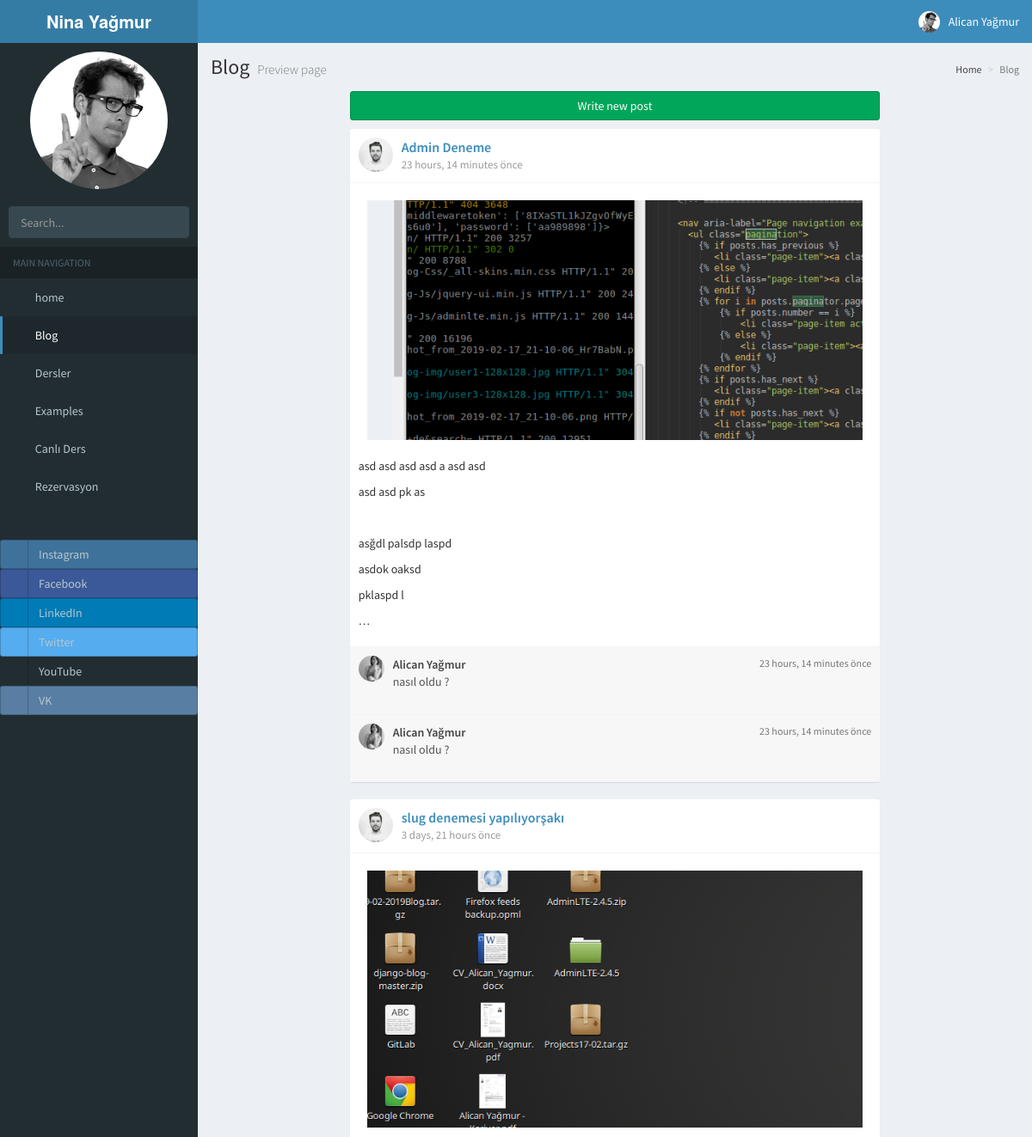
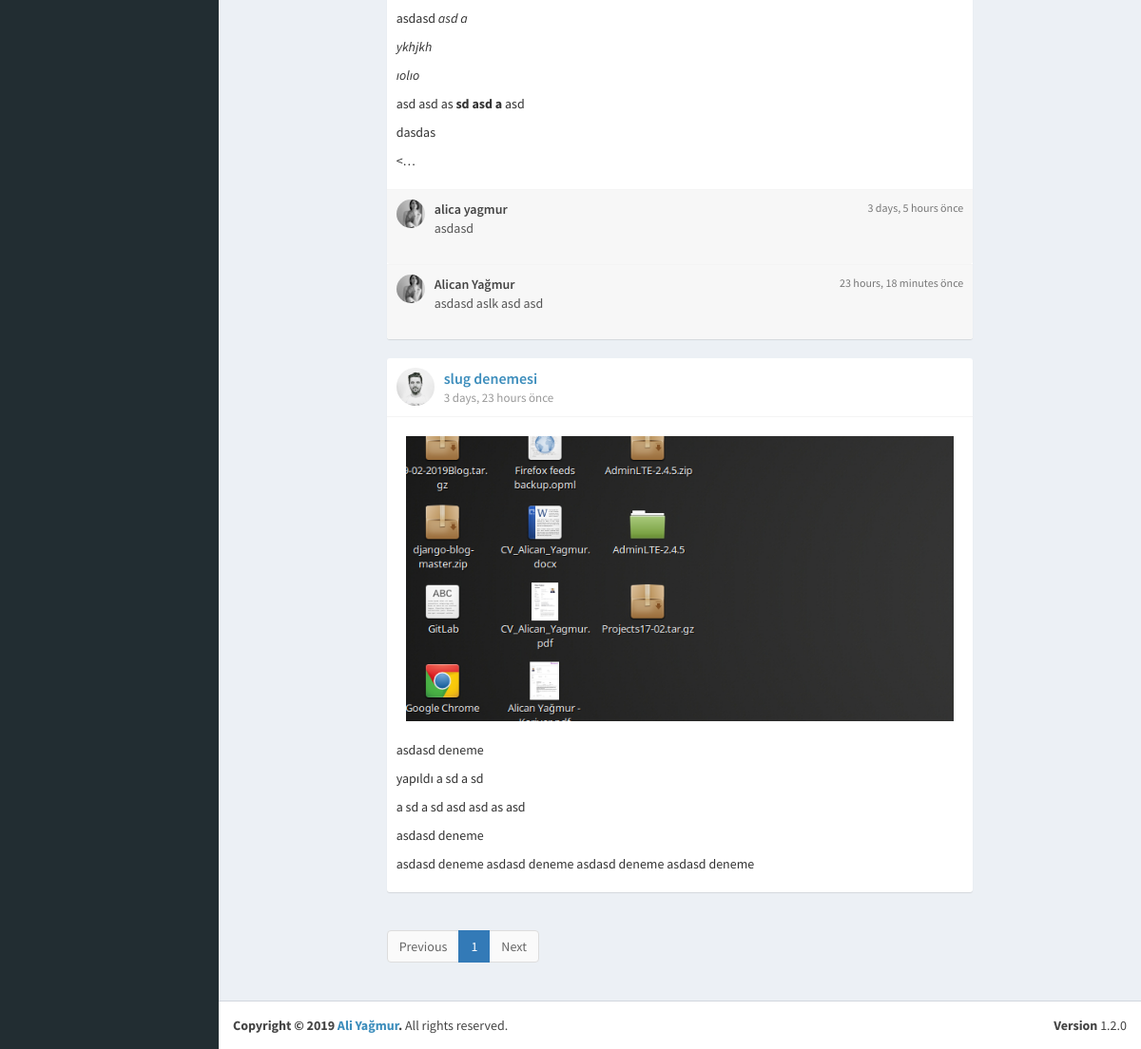
/blog (signed in), run on the app's committed database (2 pictures, top to bottom).
### post/models.py (models this page shows, shortened)
class Post(models.Model):
    user = models.ForeignKey('auth.User', verbose_name='Yazar',related_name='posts')
    title = models.CharField(max_length=120, verbose_name='Başlık')
    content = RichTextField(verbose_name='İçerik')
    publishing_date = models.DateTimeField(verbose_name='Yayımlanma Tarihi', auto_now_add=True)
    image = models.ImageField(null=True, blank=True)
    slug = models.SlugField(unique=True, editable=False , max_length=130)
    def get_absolute_url(self):
        return reverse('post:detail', kwargs={'slug':self.slug})
    class Meta:
        ordering = [
            '-publishing_date' # Başına - koyduğumuzdan en sonra başlıyor.
        ]

class Comment(models.Model):
    post = models.ForeignKey('post.Post', related_name='comments', on_delete=models.CASCADE)
    user = models.ForeignKey('auth.User',related_name='User_comment')
    content = models.CharField(max_length=500)
    created_date = models.DateTimeField(auto_now_add=True)
    class Meta:
        ordering = [
            'created_date'
        ]

### post/views.py (the view)
# urls.py: url(r'^blog',Post_View, name='blog'),
def Post_View(request):
    if request.user.is_authenticated():
        post_list = Post.objects.all()
        query = request.GET.get('q')
        if query:
            post_list = post_list.filter(
                Q(title__icontains=query) |
                Q(content__icontains=query)).distinct()
        paginator = Paginator(post_list, 5)  # Show 5 contacts per page
        page = request.GET.get('page')
        try:
            posts = paginator.page(page)
        except PageNotAnInteger:
            posts = paginator.page(1)
        except EmptyPage:
            posts = paginator.page(paginator.num_pages)
        return render(request,'blog/blog.html',{'posts':posts})
    else:
        return render(request,'account/login.html')

### templates/blog/blog.html (shortened to what this page needs)
{% load static %}
<!DOCTYPE html>
<html>
<head>
  <link rel="stylesheet" href="{% static 'css/Blog-Css/bootstrap.min.css' %}">
  <link rel="stylesheet" href="{% static 'css/Blog-Css/font-awesome/css/font-awesome.min.css' %}">
  <link rel="stylesheet" href="{% static 'css/Blog-Css/AdminLTE.min.css' %}">
  <link rel="stylesheet" href="{% static 'css/Blog-Css/_all-skins.min.css' %}">
</head>
<body class="hold-transition skin-blue sidebar-mini">
<div class="wrapper">
  <header class="main-header">
    <a href="{% url 'home' %}" class="logo">
      <span class="logo-lg"><b>Nina Yağmur</b></span>
    </a>
    <nav class="navbar navbar-static-top">
      <a href="#" class="sidebar-toggle" data-toggle="push-menu" role="button">
      </a>
      <div class="navbar-custom-menu">
        <ul class="nav navbar-nav">
          <li class="dropdown user user-menu">
            <a href="#" class="dropdown-toggle" data-toggle="dropdown">
              <img src="{% static 'img/Blog-img/user2-160x160.jpg' %}" class="user-image" alt="User Image">
              <span class="hidden-xs">{{ request.user.get_full_name }}</span>
            </a>
          </li>
        </ul>
      </div>
    </nav>
  </header>
  <aside class="main-sidebar">
    <section class="sidebar">
      <div class="user-panel">
        <div class="text-center">
          <img src="{% static 'img/Blog-img/user2-160x160.jpg' %}" class="img-circle" alt="User Image">
        </div>
      </div>
      <form action="#" method="get" class="sidebar-form">
        <div class="input-group">
          <input type="text" name="q" class="form-control" placeholder="Search..." value="{{ request.Get.q }}">
              <span class="input-group-btn">
                <button type="submit" name="search" id="search-btn" class="btn btn-flat"><i class="fa fa-search"></i>
                </button>
              </span>
        </div>
      </form>
      <ul class="sidebar-menu" data-widget="tree">
        <li class="header">MAIN NAVIGATION</li>
        <li>
          <a href="{% url 'home' %}">
            <i class="fa fa-dashboard"></i> <span>home</span>
          </a>
        </li>
        <li class="active">
          <a href="{% url 'post:blog' %}">
            <i class="fa fa-th"></i> <span>Blog</span>
          </a>
        </li>
        <li class="treeview">
          <a href="#">
            <i class="fa fa-book"></i>
            <span>Dersler</span>
            <span class="pull-right-container">
              <i class="fa fa-angle-left pull-right"></i>
            </span>
          </a>
        </li>
        <li class="treeview">
          <a href="#">
            <i class="fa fa-folder"></i> <span>Examples</span>
            <span class="pull-right-container">
              <i class="fa fa-angle-left pull-right"></i>
            </span>
          </a>
        </li>
        <li><a href="https://adminlte.io/docs"><i class="fa fa-circle"></i> <span>Canlı Ders</span></a></li>
        <li>
          <a href="{% url 'calendr:calendar' %}">
            <i class="fa fa-calendar"></i> <span>Rezervasyon</span>
          </a>
        </li>
        <li class="treeview">
        </li>
        <li class="treeview">
        </li>
        <li >
          <div class="text-center">
              <a class="btn btn-block btn-social btn-instagram">
                    <i class="fa fa-instagram"></i> Instagram
              </a>
          </div>
        </li>
        <li >
          <div class="text-center">
              <a class="btn btn-block btn-social btn-facebook">
                <i class="fa fa-facebook"></i> Facebook
              </a>
          </div>
        </li>
        <li>
          <div class="text-center">
              <a class="btn btn-block btn-social btn-linkedin">
                <i class="fa fa-linkedin"></i> LinkedIn
              </a>
          </div>
        </li>
        <li>
          <div class="text-center">
              <a class="btn btn-block btn-social btn-twitter">
                <i class="fa fa-twitter"></i> Twitter
              </a>
          </div>
        </li>
        <li>
          <div class="text-center">
              <a class="btn btn-block btn-social btn-youtube">
                <i class="fa fa-youtube"></i> YouTube
              </a>
          </div>
        </li>
        <li class="treeview">
          <div class="text-center">
              <a class="btn btn-block btn-social btn-vk">
                <i class="fa fa-vk"></i> VK
              </a>
          </div>
        </li>
      </ul>
    </section>
  </aside>
  <div class="content-wrapper">
    <section class="content-header">
      <h1>
        Blog
        <small>Preview page</small>
      </h1>
      <ol class="breadcrumb">
        <li><a href="{% url 'home' %}"><i class="fa fa-dashboard"></i> Home</a></li>
        <li class="active">Blog</li>
      </ol>
    </section>
    <section class="content">
      <div class="row">
        <div class="col-md-2">
        </div>
        <div class="col-md-8">
          {% if request.user.is_superuser %}
            <a type="button" class="btn btn-block btn-success" href="{% url 'post:create' %}">Write new post</a>
          {% endif %}
            {% for post in posts %}
              <div class="box box-widget">
                <div class="box-header with-border">
                  <div class="user-block">
                    <img class="img-circle" src="{% static 'img/Blog-img/user1-128x128.jpg' %}" alt="User Image">
                    <span class="username"><a href="{{ post.get_absolute_url }}">{{ post.title }}</a></span>
                    <span class="description">{{ post.publishing_date |timesince}} önce</span>
                  </div>
                  <div class="box-tools">
                    <button type="button" class="btn btn-box-tool" data-widget="collapse"><i class="fa fa-minus"></i>
                    </button>
                    <button type="button" class="btn btn-box-tool" data-widget="remove"><i class="fa fa-times"></i></button>
                  </div>
                </div>
                <div class="box-body ">
                  <a href="{{ post.get_absolute_url }}">
                    {% if post.image %}
                        <img class="img-responsive pad"  src="{{ post.image.url }}" alt="Photo">
                    {% endif %}
                  </a>
                  <p>{{ post.content|safe | linebreaks |truncatechars:200}}</p>
                </div>
                {% if post.comments.all %}
                    <div class="box-footer box-comments">
                      <div class="box-comment">
                        <img class="img-circle img-sm" src="{% static 'img/Blog-img/user3-128x128.jpg' %}" alt="User Image">
                        <div class="comment-text">
                              <span class="username">
                                {{ post.comments.first.user.get_full_name }}
                                <span class="text-muted pull-right">{{ post.comments.first.created_date | timesince }} önce</span>
                              </span>
                          {{ post.comments.first.content|linebreaks }}
                        </div>
                      </div>
                    </div>
                    <div class="box-footer box-comments">
                      <div class="box-comment">
                        <img class="img-circle img-sm" src="{% static 'img/Blog-img/user3-128x128.jpg' %}" alt="User Image">
                        <div class="comment-text">
                              <span class="username">
                                {{ post.comments.last.user.get_full_name }}
                                <span class="text-muted pull-right">{{ post.comments.last.created_date | timesince }} önce</span>
                              </span>
                          {{ post.comments.last.content|linebreaks }}
                        </div>
                      </div>
                    </div>
                {% endif %}
              </div>
            {% endfor %}
        <nav aria-label="Page navigation example center">
          <ul class="pagination">
            {% if posts.has_previous %}
               <li class="page-item"><a class="page-link" href="?page={{ posts.previous_page_number }}{% if request.GET.q %}&q={{ request.GET.q }}{% endif %}">Previous</a></li>
            {% else %}
               <li class="page-item"><a class="page-link" disabled>Previous</a></li>
            {% endif %}
            {% for i in posts.paginator.page_range %}
                {% if posts.number == i %}
                    <li class="page-item active"><a class="page-link" href="?page={{ i }}">{{ i }}</a></li>
                {% else %}
                    <li class="page-item"><a class="page-link" href="?page={{ i }}">{{ i }}</a></li>
                {% endif %}
            {% endfor %}
            {% if not posts.has_next %}
               <li class="page-item"><a class="page-link" disabled>Next</a></li>
            {% endif %}
          </ul>
        </nav>
      </div>
    </section>
  </div>
  <footer class="main-footer">
    <div class="pull-right hidden-xs">
      <b>Version</b> 1.2.0
    </div>
    <strong>Copyright &copy; 2019 <a href="https://adminlte.io">Ali Yağmur</a>.</strong> All rights
    reserved.
  </footer>
</div>
</body>
</html>

### data on the page
Post: title "Admin Deneme", publishing_date "23 hours, 14 minutes", image (picture), content "asd asd asd asd a asd asd asd asd pk as asğdl palsdp laspd asdok oaksd pklaspd l …", comments.first.user.get_full_name "Alican Yağmur", comments.first.created_date "23 hours, 14 minutes", comments.first.content "nasıl oldu ?", comments.last.user.get_full_name "Alican Yağmur", comments.last.created_date "23 hours, 14 minutes", comments.last.content "nasıl oldu ?"
Post: title "slug denemesi yapılıyorşakı", publishing_date "3 days, 21 hours", image (picture), content "asdasd asd a ykhjkh ıolıo asd asd as sd asd a asd dasdas <…", comments.first.user.get_full_name "alica yagmur", comments.first.created_date "3 days, 5 hours", comments.first.content "asdasd", comments.last.user.get_full_name "Alican Yağmur", comments.last.created_date "23 hours, 18 minutes", comments.last.content "asdasd aslk asd asd"
Post: title "slug denemesi", publishing_date "3 days, 23 hours", image (picture), content "asdasd deneme yapıldı a sd a sd a sd a sd asd asd as asd asdasd deneme asdasd deneme asdasd deneme asdasd deneme asdasd deneme"

### other printed values
{{ request.user.get_full_name }} "Alican Yağmur"
{{ i }} "1"
